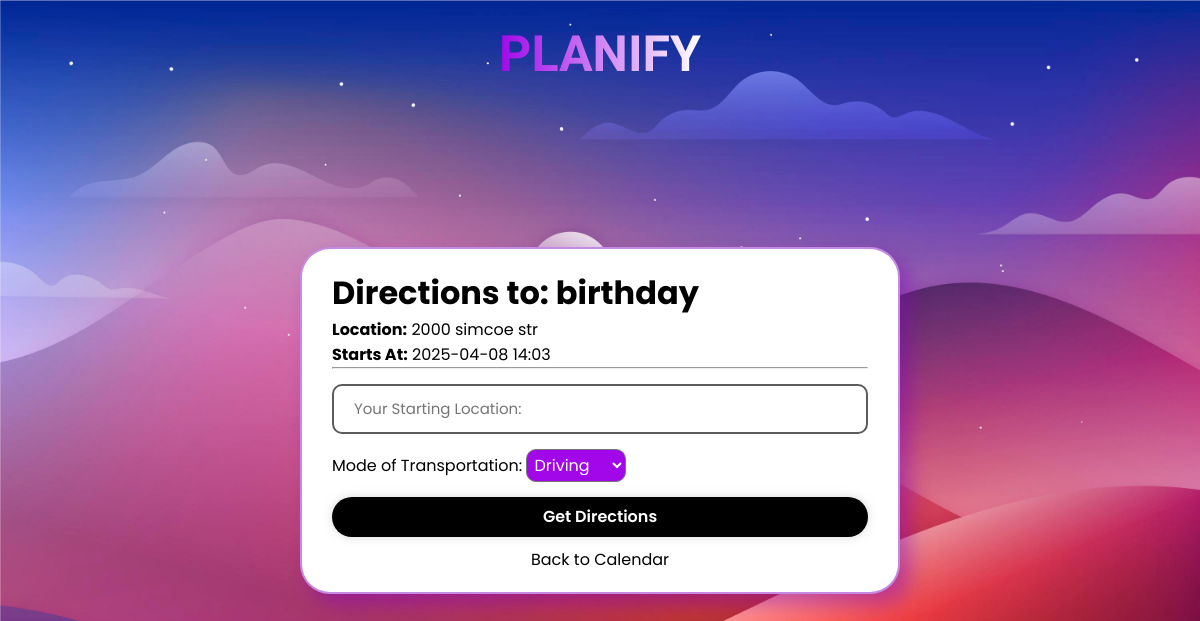
The page /view_directions/2 on the database its author committed.
### models.py (models this page shows)
class Event(UserMixin,db.Model):
    __tablename__='events'
    id=db.Column(db.Integer,primary_key=True)
    event_title=db.Column(db.String(100),nullable=False)
    event_start=db.Column(db.DateTime,nullable=False)
    event_end=db.Column(db.DateTime,nullable=False)
    event_location=db.Column(db.String(200),nullable=True)
    user_id = db.Column(db.Integer, db.ForeignKey('users.id'), nullable=False)
    event_description=db.Column(db.Text, nullable=True)
    user = db.relationship('User', backref=db.backref('events', lazy='select'))

### routes.py (the view, shortened to what this page needs)
    @app.route('/view_directions/<int:event_id>', methods=['GET', 'POST'])
    def viewRoute(event_id):
        chosenEvent = Event.query.filter_by(id=event_id).first()
        return render_template('viewDirections.html', event=chosenEvent)

### templates/viewDirections.html (shortened to what this page needs)
<!DOCTYPE html>
<html lang="en">
<head>
    <link rel="stylesheet" href="{{ url_for('static', filename='view.css') }}">
</head>
<body>
    <div class="title">PLANIFY</div>
    <div class="box">
        <h1>Directions to: {{ event.event_title }}</h1>
        <p><strong>Location:</strong> {{ event.event_location }}</p>
        <p><strong>Starts At:</strong> {{ event.event_start.strftime('%Y-%m-%d %H:%M') }}</p>
        <hr>
        <form method="POST">
            <div class="input-box">
                <input type="text" name="starting_location" placeholder="Your Starting Location:" required>
            </div>
            <label for="mode_of_transportation">Mode of Transportation:</label>
            <select name="mode_of_transportation" required>
                <option value="driving">Driving</option>
            </select>
            <button type="submit" class="get">Get Directions</button>
        </form>
        <div class="link-section">
            <a href="{{ url_for('calendar') }}" class="link">Back to Calendar</a>
        </div>
    </div>
</body>
</html>

### static/view.css (style rules this page uses)
* { margin: 0; padding: 0; box-sizing: border-box; font-family: "Poppins", sans-serif; }
body { display: flex; justify-content: center; align-items: center; min-height: 100vh; background: url('background.jpg') no-repeat center/cover; }
.title { position: absolute; top: 25px; left: 50%; transform: translateX(-50%); font-size: 50px; font-weight: bold; text-align: center; background: linear-gradient(to right, #a107e8, #ffffff); -webkit-background-clip: text; -webkit-text-fill-color: transparent; font-family: "Viga", sans-serif; }
.box { width: 600px; background: rgb(255, 255, 255); border: 2px solid rgba(129, 0, 189, 0.459); box-shadow: 10px 10px 20px #8100bd73; color: black; border-radius: 30px; padding: 20px 30px; margin-top: 40px; }
.box .input-box { position: relative; width: 100%; height: 50px; margin: 15px 0; }
.input-box input { width: 100%; height: 100%; background: transparent; border: none; outline: none; border: 2px solid rgb(92, 92, 92); border-radius: 10px; font-size: 15px; color: rgb(0, 0, 0); padding: 20px 45px 20px 20px; }
.box .get { width: 100%; height: 40px; background: black; color: white; border: none; border-radius: 60px; box-shadow: 0 0 10px rgba(190, 187, 187, 0.578); cursor: pointer; font-size: 16px; font-weight: 600; transition: background-color 0.15s, color 0.15s; }
.box .link-section { text-align: center; margin-top: 10px; }
.link { color:black; text-decoration: none; }
select { width: 100px; border-radius: 10px; padding: 3px; font-size: 16px; color: white; background-color: #a107e8; cursor: pointer; margin-bottom: 15px; }

### rows shown on the page
Event: event_title "birthday", event_location "2000 simcoe str", event_start "2025-04-08 14:03"
